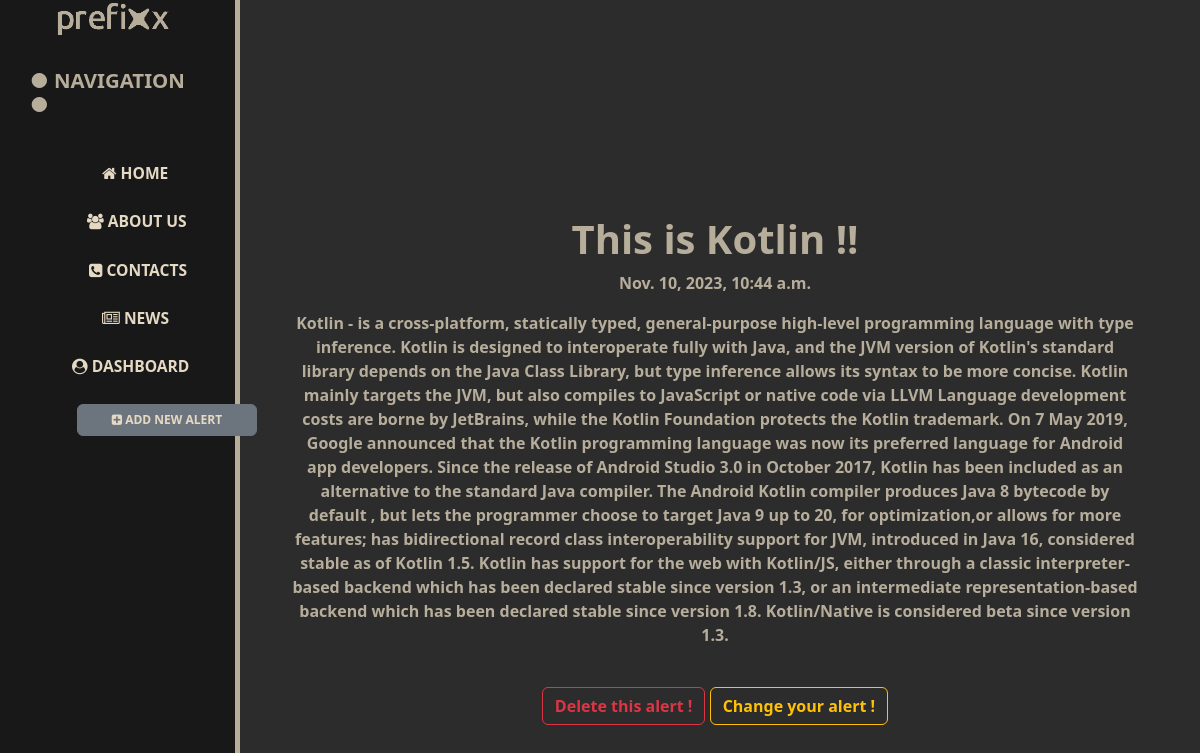
Page /news/17/ on the committed database.
### newsapplication/models.py (models this page shows, shortened)
class Articles(models.Model):
    title = models.CharField('Name of article ', max_length=50)
    anonse = models.CharField('Anonse ', max_length=250)
    absolute_text = models.TextField('Absolute article text ')
    date = models.DateTimeField('Date of public ')
    class Meta:
        verbose_name = 'New'
        verbose_name_plural = 'News'

### newsapplication/views.py (the view)
# urls.py: path('<int:pk>/', views.NewsDetailView.as_view(), name='news_detail'),
class NewsDetailView(DetailView):
    model = Articles
    template_name = 'newsapplication/details_view.html'
    context_object_name = 'article'

### newsapplication/templates/newsapplication/details_view.html (shortened to what this page needs)
{% extends 'mainapplication/layout.html' %}
{% load static %}
{% block mainpageblock %}
<link rel="stylesheet", href="{% static 'newsapplication/css/newsapplication_file.css' %}">
    <div class="features">
        <div class="news-details-view">
        <h1>{{ article.title }}</h1>
        <p>{{ article.date }}</p>
        <p>{{ article.absolute_text }}</p><br>
        <a href="{% url 'news_delete' article.id %}" class="btn btn-outline-danger">Delete this alert !</a>
        <a href="{% url 'news_update' article.id %}" class="btn btn-outline-warning">Change your alert !</a>
    </div>
        </div>
{% endblock %}

### mainapplication/templates/mainapplication/layout.html (shortened to what this page needs)
{% load static %}
<html lang="ru">
<head>
    <link rel="stylesheet", href='https://cdn.jsdelivr.net/npm/bootstrap@5.2.3/dist/css/bootstrap.min.css'>
    <link rel="stylesheet", href="{% static 'mainapplication/css/main_css_file.css' %}">
    <link href="https://netdna.bootstrapcdn.com/font-awesome/4.7.0/css/font-awesome.css" rel="stylesheet"/>
</head>
<body>
    <aside>
        <img src="{% static 'mainapplication/img/prefixx_logo.png' %}">
        <h3>● NAVIGATION ●</h3>
        <ul>
            <a href="{% url 'home'%}" class="noline"><li><i class="fa fa-home" aria-hidden="true"></i> HOME </li></a>
            <a href="{% url 'about'%}" class="noline"><li><i class="fa fa-users" aria-hidden="true"></i>  ABOUT US </li></a>
            <a href="{% url 'contacts'%}" class="noline"><li><i class="fa fa-phone-square" aria-hidden="true"></i>  CONTACTS </li></a>
            <a href="{% url 'news_home'%}" class="noline"><li><i class="fa fa-newspaper-o" aria-hidden="true"></i>  NEWS  </li></a>
            <a href="{% url 'dashboard' %}" class="noline"><li><i class="fa fa-user-circle" aria-hidden="true"></i>   DASHBOARD   </li></a>
            <a href="{% url 'create' %}"><li><button class="btn btn-secondary"><i class="fa fa-plus-square" aria-hidden="true"></i>   ADD NEW ALERT   </li></a></button>
        </ul>
    </aside>
    <main>
        {% block mainpageblock %}
        {% endblock %}
    </main>
</body>
</html>

### mainapplication/static/mainapplication/css/main_css_file.css (style rules this page uses)
body { background: #2c2c2c; }
aside { float: left; background: #181818; width: 20%; padding: 2.5%; height: 100vh; color: #b7ad9b; border-right: 5px solid #b7ad9b; }
aside img { width: 280px; position: relative; top: -60px; max-width: 100%; height: auto; }
aside h3 { font-size: 35; position: relative; top: -60px; font-weight: bold; font-size: 1.7vw; }
aside ul { list-style: none }
aside ul li { color: #e5d9c4; display: block; position: relative; top: -40px; margin-top: 25px; margin-left: 40px; font-size: 23px; font-weight: bold; transition: transform .6s ease; max-width:100%; height:auto; font-size: 1.3vw; }
a.noline { text-decoration:none; }
main .features { float: left; color: #b7ad9b; margin-top: 350px; text-align: center; width: 75%; position: relative; top: -85px; font-weight: bold; }
.btn-secondary { margin-left: -25px; width: 180px; height: 100px; color: #e5d9c4; font-size: 1vw; font-weight: bold; max-width:1000%; height:auto; }
main h1, h2, h3, h4, h5, h6 { font-weight: bold; }
.fa-home { margin-left: 0px; }
.fa-users { margin-left: -15px; }
.fa-phone-square { margin-left: -13px; }
.fa-user-circle { margin-left: -30px; }
.btn-outline-warning { font-weight: bold; }

### newsapplication/static/newsapplication/css/newsapplication_file.css (style rules this page uses)
.news-details-view { margin-top: -50px; margin-left: 50px; }
.btn-outline-danger { font-weight: bold; }
.btn-outline-warning { font-weight: bold; }

### rows in the picture
Articles: title "This is Kotlin !!", date "Nov. 10, 2023, 10:44 a.m.", absolute_text "Kotlin - is a cross-platform, statically typed, general-purpose high-level programming language with type inference. Kotlin is designed to interoperate fully with Java, and the JVM version of Kotlin's standard library depends on the Java Class Library, but type inference allows its syntax to be more concise. Kotlin mainly targets the JVM, but also compiles to JavaScript or native code via LLVM Language development costs are borne by JetBrains, while the Kotlin Foundation protects the Kotlin trademark. On 7 May 2019, Google announced that the Kotlin programming language was now its preferred language for Android app developers. Since the release of Android Studio 3.0 in October 2017, Kotlin…"
